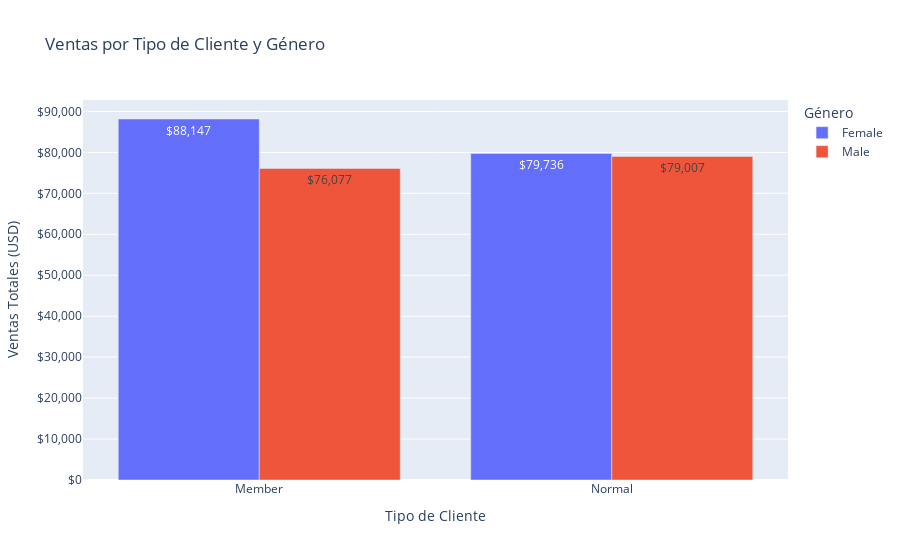

The code cell stored with this chart in its notebook:
### Code cell
# 1. Consulta SQL para obtener los datos agrupados
query = """
SELECT 
    "Customer type" AS tipo_cliente,
    Gender AS genero,
    SUM(Total) AS ventas_totales,
    COUNT(*) AS cantidad_transacciones
FROM df
GROUP BY "Customer type", Gender
ORDER BY "Customer type", Gender
"""

# 2. Ejecutar consulta y obtener DataFrame
ventas_tipo_genero = con.execute(query).fetchdf()

# 3. Crear el gráfico de barras agrupadas
fig_tipo_genero = px.bar(
    ventas_tipo_genero,
    x='tipo_cliente',
    y='ventas_totales',
    color='genero',
    title='Ventas por Tipo de Cliente y Género',
    labels={
        'tipo_cliente': 'Tipo de Cliente',
        'ventas_totales': 'Ventas Totales (USD)',
        'genero': 'Género'
    },
    barmode='group',
    text_auto=True  # Muestra los valores en las barras
)

# 4. Personalizar diseño
fig_tipo_genero.update_layout(
    yaxis_tickprefix='$',
    yaxis_tickformat=',.0f',
    uniformtext_minsize=8,
    hovermode='x unified'
)

#fig_tipo_genero.write_html("ventas_por_genero.html")

# 5. Mostrar el gráfico
fig_tipo_genero.show()

### Figure 1 — Plotly figure (JSON) as saved in the notebook; plotly's stock layout.template omitted (floating-point values rounded to 4 significant figures)
{"data": [{"alignmentgroup": "True", "hovertemplate": "Género=Female<br>Tipo de Cliente=%{x}<br>Ventas Totales (USD)=%{y}<extra></extra>", "legendgroup": "Female", "marker": {"color": "#636efa", "pattern": {"shape": ""}}, "name": "Female", "offsetgroup": "Female", "orientation": "v", "showlegend": true, "textposition": "auto", "texttemplate": "%{y}", "type": "bar", "x": ["Member", "Normal"], "xaxis": "x", "y": [88150.0, 79740.0], "yaxis": "y"}, {"alignmentgroup": "True", "hovertemplate": "Género=Male<br>Tipo de Cliente=%{x}<br>Ventas Totales (USD)=%{y}<extra></extra>", "legendgroup": "Male", "marker": {"color": "#EF553B", "pattern": {"shape": ""}}, "name": "Male", "offsetgroup": "Male", "orientation": "v", "showlegend": true, "textposition": "auto", "texttemplate": "%{y}", "type": "bar", "x": ["Member", "Normal"], "xaxis": "x", "y": [76080.0, 79010.0], "yaxis": "y"}], "layout": {"barmode": "group", "hovermode": "x unified", "legend": {"title": {"text": "Género"}, "tracegroupgap": 0}, "title": {"text": "Ventas por Tipo de Cliente y Género"}, "uniformtext": {"minsize": 8}, "xaxis": {"anchor": "y", "domain": [0, 1], "title": {"text": "Tipo de Cliente"}}, "yaxis": {"anchor": "x", "domain": [0, 1], "tickformat": ",.0f", "tickprefix": "$", "title": {"text": "Ventas Totales (USD)"}}}}
